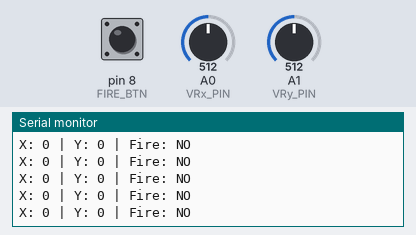
A sketch run on a simulated Arduino Uno, built with avr-gcc and run on an emulated ATmega328P. Parts: the last lines printed to the serial monitor. Inputs (shaded band) come from the test bench; at power-on: A1 (VRy_PIN) = 512, A0 (VRx_PIN) = 512, pin 8 (FIRE_BTN) HIGH. No radio packets arrive unless stated.

Above: at 1.2 s.
1.3 s: A1 (VRy_PIN) set to 528
At 2.1 s:
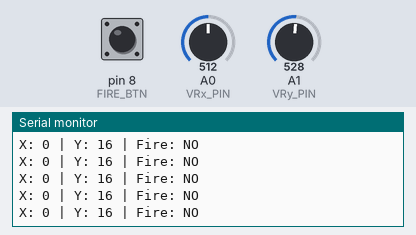
4.3 s: A0 (VRx_PIN) set to 533
At 5.4 s:
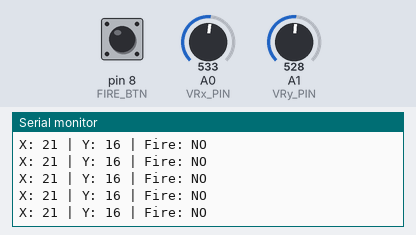

The sketch:

JoyStick_Funk_Fernbedienung.ino
```cpp
/*
Code für Uno mit Joystick und Sender
 - left/right
 - fire button

| NRF24c:\Users\lauri\Documents\Documents\Creative\Coding\Arduino\arduino-turret\Servo-Version\turret\turret.inoL01 | Arduino           | Erklärung        |
| -------- | ----------------- | ---------------- |
|   VCC    | 3.3V              | NIEMALS 5V       |
|   GND    | GND               | Gemeinsame Masse |
|   CE     | Pin 9             | Frei wählbar     |
|   CSN    | Pin 10            | Frei wählbar     |
|   SCK    | Pin 13            | SPI-Clock        |
|   MOSI   | Pin 11            | SPI-Daten        |
|   MISO   | Pin 12            | SPI-Daten        |
|   IRQ    | nicht anschließen | Optional         |


| Joystick | Arduino           | Erklärung        |
| -------- | ----------------- | ---------------- |
| GND      | GND               |                  |
| +5V      | 5V                |                  |
| VRx      | A0                |                  |
| VRy      | A1                |                  |
| SW       | Digital           | Optional         |


| Button   | Arduino           | Erklärung        |
| -------- | ----------------- | ---------------- |
| Cable1   | GND               |                  |
| Cable2   | Pin 8             |                  |

*/


#include <SPI.h>
#include <nRF24L01.h>
#include <RF24.h>

RF24 radio(9, 10); // CE, CSN

const byte addressX[6] = "00001";
const byte addressY[6] = "00002";

const int VRx_PIN = A0;
const int VRy_PIN = A1;
const int FIRE_BTN = 8;
const int DEADZONE = 10;

// Paket für Y + Fire

struct YFireData {
  int16_t y;
  uint8_t fire;   // statt bool
};

YFireData yFire;

void setup() {
  Serial.begin(9600);
  pinMode(FIRE_BTN, INPUT_PULLUP);

  radio.begin();
  radio.setPALevel(RF24_PA_LOW);
  radio.stopListening();
}

void loop() {
  // ---------- X ----------
  int rawX = analogRead(VRx_PIN);
  int x = rawX - 512;
  if (abs(x) < DEADZONE) x = 0;

  radio.openWritingPipe(addressX);
  radio.write(&x, sizeof(x));

  // ---------- Y ----------
  int rawY = analogRead(VRy_PIN);
  int y = rawY - 512;
  if (abs(y) < DEADZONE) y = 0;
  yFire.y = y;

  // ---------- Fire ----------
  yFire.fire = (digitalRead(FIRE_BTN) == LOW) ? 1 : 0;

  radio.openWritingPipe(addressY);
  radio.write(&yFire, sizeof(yFire));

  // ---------- Debug ----------
  Serial.print("X: ");
  Serial.print(x);
  Serial.print(" | Y: ");
  Serial.print(yFire.y);
  Serial.print(" | Fire: ");
  Serial.println(yFire.fire ? "YES" : "NO");

  delay(20);
}
```

Measured:
- after the input at 1.3 s, the serial monitor: prints a new line after 0.06 s (image 1)
- after the input at 4.3 s, the serial monitor: prints a new line after 0.07 s (image 2)
